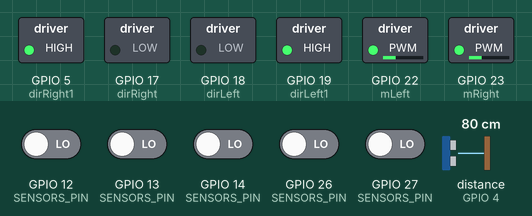
Recording of a program running on a simulated ESP32. On the bench: switched loads named in the program (green lamp = pin HIGH). Wiring (inferred from the names in the program): ultrasonic range finder: trigger GPIO 21; echo GPIO 4. The test bench sets the inputs (shaded band); at power-on: GPIO 12 (SENSORS_PIN), GPIO 13 (SENSORS_PIN), GPIO 14 (SENSORS_PIN), GPIO 26 (SENSORS_PIN), GPIO 27 (SENSORS_PIN) LOW, distance to the obstacle (sensor on GPIO 4) 80 cm. The echo pulse lasts 58.3 µs per cm; pins used as bus, display or sensor lines are not drawn; what the program prints to the serial monitor is not drawn.

Above: at 1.2 s.
1.3 s: distance to the obstacle (sensor on GPIO 4) set to 6 cm
2.8 s: distance to the obstacle (sensor on GPIO 4) set to 3 cm
At 3.4 s:
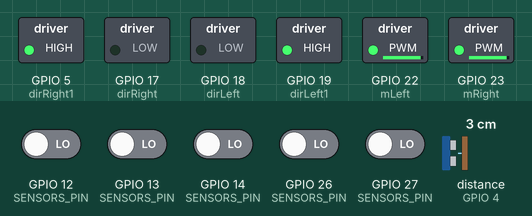
4.3 s: distance to the obstacle (sensor on GPIO 4) set to 9 cm
At 5.5 s:
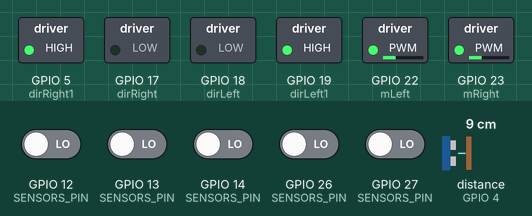
5.8 s: GPIO 12 (SENSORS_PIN) driven HIGH
At 6.8 s:
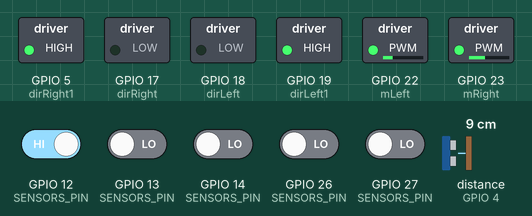
7.3 s: GPIO 13 (SENSORS_PIN) driven HIGH
At 7.8 s:
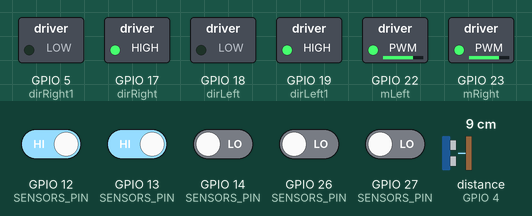
8.8 s: GPIO 14 (SENSORS_PIN) driven HIGH
At 9.6 s:
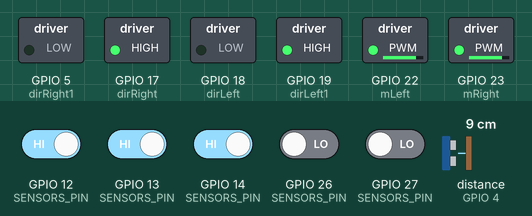
Timing chart, 0 to 11.6 s (numbered marks = the images above; inputs shaded):
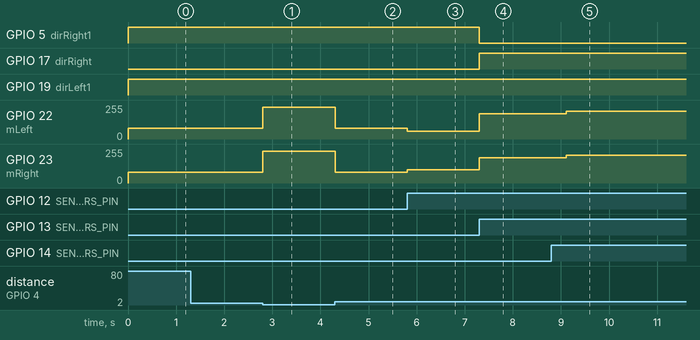

The program:

main.cpp
```cpp
#include <Arduino.h>

// Chân cảm biến siêu âm
const int trig = 21;
const int echo = 4;

// Chân động cơ
int mRight = 23;
int dirRight = 17;
int dirRight1 = 5;
int mLeft = 22;
int dirLeft = 18;
int dirLeft1 = 19;

// Cảm biến line từ trái -> phải
const uint8_t SENSORS_PIN[] = {13, 12, 14, 27, 26};

// Cờ dừng chương trình
bool stopFlag = false;

int error = 0;

// Khai báo hàm
void motor_control(String sensor);
String read_sensors();
void moveForward(int speedLeft, int speedRight);
void turnLeft(int speedLeft, int speedRight);
void turnRight(int speedLeft, int speedRight);
void stopMotors();
long readUltrasonicDistance();

#define SOUND_SPEED 0.034

void setup()
{
  Serial.begin(115200);

  pinMode(dirRight, OUTPUT);
  pinMode(dirRight1, OUTPUT);
  pinMode(dirLeft, OUTPUT);
  pinMode(dirLeft1, OUTPUT);
  pinMode(mRight, OUTPUT);
  pinMode(mLeft, OUTPUT);

  for (auto pin : SENSORS_PIN)
    pinMode(pin, INPUT);

  pinMode(trig, OUTPUT);
  pinMode(echo, INPUT);

  stopMotors();
}

void loop()
{
  if (stopFlag)
    return;

  long distance = readUltrasonicDistance();
  Serial.print("Distance: ");
  Serial.print(distance);
  Serial.println(" cm");

  if (distance > 0 && distance <= 3)
  {
    // Có vật gần, tăng tốc
    moveForward(240, 240);
    delay(1500);
    return;
  }

  // Nếu không đo được khoảng cách (distance == 0), tiếp tục theo line
  String sensor = read_sensors();
  motor_control(sensor);
  delay(5);
}

// Đọc cảm biến line
String read_sensors()
{
  String sensor = "";
  for (auto pin : SENSORS_PIN)
    sensor += (char)(digitalRead(pin) + '0');
  Serial.print("Sensor: ");
  Serial.println(sensor);
  return sensor;
}

// Đọc khoảng cách bằng cảm biến siêu âm
long readUltrasonicDistance()
{
  digitalWrite(trig, LOW);
  delayMicroseconds(2);
  digitalWrite(trig, HIGH);
  delayMicroseconds(10);
  digitalWrite(trig, LOW);

  long duration = pulseIn(echo, HIGH, 30000); // timeout 30ms
  long distanceCm = duration * SOUND_SPEED / 2;
  return distanceCm;
}

// Xử lý điều khiển theo line
void motor_control(String sensor)
{
  if (sensor == "00100")
  {
    moveForward(100, 100);
    error = 0;
  }
  else if (sensor == "01000" || sensor == "01100")
  {
    moveForward(60, 100);
    error = -1;
  }
  else if (sensor == "10000" || sensor == "11000")
  {
    unsigned long startTime = millis();
    turnLeft(190, 190);
    while (millis() - startTime < 900)
    {
      String s = read_sensors();
      if (s == "00100" || s == "01100" || s == "01000")
        break;
    }
    error = -1;
  }
  else if (sensor == "00010" || sensor == "00110")
  {
    moveForward(100, 60);
    error = 1;
  }
  else if (sensor == "00001" || sensor == "00011")
  {
    unsigned long startTime = millis();
    turnRight(190, 190);
    while (millis() - startTime < 900)
    {
      String s = read_sensors();
      if (s == "00100" || s == "00110" || s == "00010")
        break;
    }
    error = 1;
  }
  // else if (sensor == "11100")
  else if (sensor == "11100")
  // else if (sensor == "11100" || sensor == "11110")
  {
    unsigned long startTime = millis();
    turnLeft(210, 210);
    while (millis() - startTime < 1000)
    {
      String s = read_sensors();
      if (s == "00100" || s == "01000" || s == "01100")
        break;
    }
    error = -1;
  }
  else if (sensor == "00111")
  // else if (sensor == "00111" || sensor == "01111")
  {
    unsigned long startTime = millis();
    turnRight(210, 210);
    while (millis() - startTime < 1000)
    {
      String s = read_sensors();
      if (s == "00100" || s == "00010" || s == "00110")
        break;
    }
    error = 1;
  }
  else if (sensor == "11111")
  {
    stopMotors();
    stopFlag = true;
  }
  else if (sensor == "00000")
  {
    // stopMotors();
    if (error == -1)
    {
      turnLeft(100, 160);
    }
    else if (error == 1)
    {
      turnRight(160, 100);
    }
    else
    {
      moveForward(80, 80);
    }
  }
  else
  {
    moveForward(80, 80);
  }
}

// Điều khiển cơ bản
void moveForward(int speedLeft, int speedRight)
{
  digitalWrite(dirLeft1, HIGH);
  digitalWrite(dirLeft, LOW);
  digitalWrite(dirRight1, HIGH);
  digitalWrite(dirRight, LOW);
  analogWrite(mLeft, speedLeft);
  analogWrite(mRight, speedRight);
}

void turnLeft(int speedLeft, int speedRight)
{
  digitalWrite(dirLeft1, HIGH);
  digitalWrite(dirLeft, LOW);
  digitalWrite(dirRight1, LOW);
  digitalWrite(dirRight, HIGH);
  analogWrite(mLeft, speedLeft);
  analogWrite(mRight, speedRight);
}

void turnRight(int speedLeft, int speedRight)
{
  digitalWrite(dirLeft1, LOW);
  digitalWrite(dirLeft, HIGH);
  digitalWrite(dirRight1, HIGH);
  digitalWrite(dirRight, LOW);
  analogWrite(mLeft, speedLeft);
  analogWrite(mRight, speedRight);
}

void stopMotors()
{
  digitalWrite(dirLeft1, LOW);
  digitalWrite(dirLeft, LOW);
  digitalWrite(dirRight1, LOW);
  digitalWrite(dirRight, LOW);
  analogWrite(mLeft, 0);
  analogWrite(mRight, 0);
}
```

Measured:
- the behaviour switches between 5 and 4 cm on distance to the obstacle (sensor on GPIO 4) (found by bisection; images 0 and 1)
- after the input at 2.8 s, GPIO 22 (mLeft), GPIO 23 (mRight): 80/255 → 240/255 at once
- after the input at 4.3 s, GPIO 22 (mLeft), GPIO 23 (mRight): 240/255 → 80/255 at once
- after the input at 5.8 s, GPIO 22 (mLeft): 80/255 → 60/255 at once; GPIO 23 (mRight): 80/255 → 100/255 at once
- after the input at 7.3 s, GPIO 5 (dirRight1): HIGH → LOW at once; GPIO 17 (dirRight): LOW → HIGH at once; GPIO 22 (mLeft): 60/255 → 190/255 at once; GPIO 23 (mRight): 100/255 → 190/255 at once
- after the input at 8.8 s, GPIO 22 (mLeft), GPIO 23 (mRight): 190/255 → 210/255 after 0.31 s
